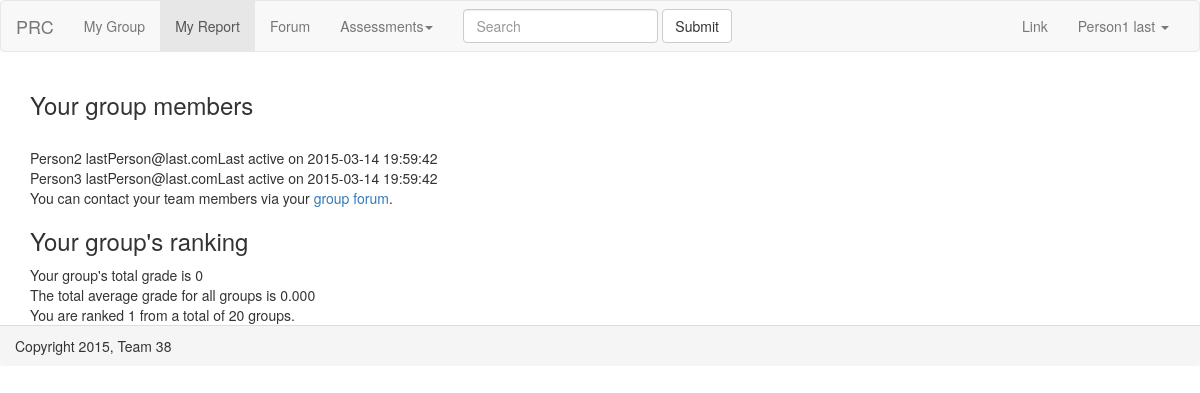
The page /peer_review_centre/views/prc_student/groups/view.php (signed in) on the database its author committed.
### tables this page shows
CREATE TABLE `students` (
`studentID` int(11) NOT NULL PRIMARY KEY AUTO_INCREMENT,
  `studentNumber` int(11) NOT NULL COMMENT 'SN on card',
  `firstName` text NOT NULL,
  `lastName` text NOT NULL,
  `email` text NOT NULL COMMENT 'is username',
  `password` varchar(255) NOT NULL,
  `lastActive` datetime NOT NULL,
  `groupID` int(11) NOT NULL
);

### peer_review_centre/models/session.php (called while the page is built, shortened)
<?php
class Session {
  private $loggedIn = false;
  public function isLoggedIn() {
    return $this->loggedIn;
  }
  private function checkLogin() {
    if(isset($_SESSION['userID'])) {
      $this->userID = $_SESSION['userID'];
      $this->loggedIn = true;
    } else {
      unset($this->userID);
      $this->loggedIn = false;
    }
  }
}
$session = new Session;
?>

### peer_review_centre/models/database.php (called while the page is built, shortened)
<?php
class MySQLDatabase {
	private $connection;
	public function openConnection() {
		$this->connection = new mysqli(DB_SERVER, DB_USER, DB_PASS, DB_NAME);
	}
	public function query($sql) {
		$result = $this->connection->query($sql);
		return $result;
	}
	public function fetchArray($result_set) {
		return mysqli_fetch_array($result_set);
	}
}
$database = new MySQLDatabase();
?>

### peer_review_centre/models/database_object.php (called while the page is built, shortened)
<?php
require_once("database.php");
abstract class DatabaseObject {
	private static function instantiate($record) {
   	$object = new static;
		foreach($record as $attribute=>$value) {
		  if ($object->hasAttribute($attribute)) {
		    $object->$attribute = $value;
		  }
		}
		return $object;
	}
	public static function findAll() {
		return static::findBySQL("SELECT * FROM ".static::$tableName."");
	}
	public static function findByID($id=0) {
		$resultArray = static::findBySQL("SELECT * FROM ".static::$tableName." WHERE ".static::$dbFields[0]."={$id} LIMIT 1");
		return !empty($resultArray) ? array_shift($resultArray) : false;
	}
	public static function findBySQL($sql="") {
		global $database;
		$resultSet = $database->query($sql);
  	$objectArray = array();
  	while ($row = $database->fetchArray($resultSet)) {
    	$objectArray[] = static::instantiate($row);
  	}
  	return $objectArray;
	}
	protected function hasAttribute($attribute) {
		$objectVars = $this->attributes();
		return array_key_exists($attribute, $objectVars);
	}
	protected function attributes() {
		$attributes = array();
		foreach (static::$dbFields as $field) {
			if(property_exists($this, $field)) {
				$attributes[$field] = $this->$field;
			}
		}
		return $attributes;
	}
}
?>

### peer_review_centre/models/group.php (called while the page is built, shortened)
<?php
require_once("database.php");
require_once("database_object.php");
class Group extends DatabaseObject {
	public static function noGroups() {
		$allGroups = static::findAll();
		return sizeof($allGroups);
	}
	public static function groupsAverageGrade() {
		$allGroups = static::findAll();
		$noGroups = sizeof($allGroups);
		if ($noGroups == 0) {
			return 0;
		} else {
			$totalAverage = 0;
			foreach ($allGroups as $group) {
				$totalAverage += $group->averageGrade;
			}
			$totalAverage = bcdiv($totalAverage, $noGroups, 3);
			return $totalAverage;
		}
	}
}
?>

### peer_review_centre/controllers/prc_student/groups.php (called while the page is built, shortened)
<?php
  require_once(SITE_ROOT.DS."includes/initialise_student.php");
  global $session;
  $studentID = $session->userID;
  $student = Student::findByID($studentID);
  $members = $student->findTeamMates();
  $totalAverage = Group::groupsAverageGrade();
  $group = Group::findByID($student->groupID);
  $groupRank = $group->ranking;
  $noGroups = Group::noGroups();
?>

### peer_review_centre/models/student.php (called while the page is built, shortened)
<?php
require_once("database.php");
require_once("database_object.php");
class Student extends DatabaseObject {
	protected static $tableName='students';
	public $studentID = "NULL";
	public $firstName;
	public $lastName;
	public $groupID;
	public function fullName() {
		return $this->firstName." ".$this->lastName;
	}
  public function findTeamMates() {
    $sql = "SELECT * FROM " .self::$tableName;
    $sql .= " WHERE groupID=".$this->groupID;
    $sql .= " AND studentID!=".$this->studentID;
    return self::findBySQL($sql);
  }
}
?>

### peer_review_centre/views/prc_student/groups/view.php (the view, shortened to what this page needs)
<?php
  require_once('../../../includes/initialise_student.php');
  require_once("../../../controllers/prc_student/groups.php");
  InitialiseStudent::checkLoggedIn();
?>
<div id="group-members">
  <h3>Your group members</h3>
  <table class="bordered">
  <?php foreach($members as $member): ?>
    <tr>
      <td>
        <?php echo $member->fullName(); ?>
      </td>
      <td>
        <?php echo $member->email; ?>
      </td>
      <td>
        <?php echo "Last active on ".$student->lastActive; ?>
      </td>
    </tr>
  <?php endforeach; ?>
  <br>
  </table>
</div>
You can contact your team members via your <a href='../forums/view.php' > group forum</a>.
<div id="ranking">
  <h3>Your group's ranking </h3>
  Your group's total grade is <?php echo $group->averageGrade; ?> <br>
  The total average grade for all groups is <?php echo $totalAverage; ?> <br>
  You are ranked <?php echo $groupRank; ?> from a total of <?php echo $noGroups; ?> groups. <br>
</div>
<?php include '../../../layouts/student_footer.php';?>

### peer_review_centre/includes/initialise_student.php (shortened to what this page needs)
<?php
  require_once(SITE_ROOT.DS."models/group.php");
  require_once(SITE_ROOT.DS."models/session.php");
  require_once(SITE_ROOT.DS."models/student.php");
  require_once(SITE_ROOT.DS."models/database.php");
  class InitialiseStudent {
    public static function checkLoggedIn(){
      global $session;
      if ($session->isLoggedIn()) {
        include SITE_ROOT.DS.'layouts/student_header.php';
      }
      else {
        $session->message("You must login first.");
        redirectTo("views/prc_student/students/login.php");
      }
    }
  }
?>

### peer_review_centre/layouts/student_header.php (shortened to what this page needs)
<!DOCTYPE html>
<html lang="en">
<head>
  <link rel="stylesheet" type="text/css" href="<?php echo WEB_ROOT; ?>includes/bootstrap/css/bootstrap.min.css">
</head>
<body>
<nav class="navbar navbar-default">
  <div class="container-fluid">
    <div class="navbar-header">
      <a class="navbar-brand" href="<?php echo WEB_ROOT; ?>views/prc_student/students/index.php">PRC</a>
    </div>
    <div class="collapse navbar-collapse" id="bs-example-navbar-collapse-1">
      <ul class="nav navbar-nav">
        <li><a href="<?php echo WEB_ROOT; ?>views/prc_student/groups/view.php">My Group </a></li>
        <li class="active"><a href="<?php echo WEB_ROOT; ?>views/prc_student/reports/view.php">My Report <span class="sr-only">(current)</span></a></li>
        <li><a href="<?php echo WEB_ROOT; ?>views/prc_student/forums/view.php">Forum</a></li>
        <li class="dropdown">
          <a href="#" class="dropdown-toggle" data-toggle="dropdown" role="button" aria-expanded="false">Assessments<span class="caret"></span></a>
        </li>
      </ul>
      <form class="navbar-form navbar-left" role="search">
        <div class="form-group">
          <input type="text" class="form-control" placeholder="Search">
        </div>
        <button type="submit" class="btn btn-default">Submit</button>
      </form>
      <ul class="nav navbar-nav navbar-right">
        <li><a href="#">Link</a></li>
        <li class="dropdown">
          <a href="#" class="dropdown-toggle" data-toggle="dropdown" role="button" aria-expanded="false">
          <?php
            $currentStudent = Student::findByID("$session->userID");
            echo $currentStudent->fullName();
          ?>
          <span class="caret"></span></a>
        </li>
      </ul>
    </div>
  </div>
</nav>
<div class="container">

### peer_review_centre/layouts/student_footer.php (shortened to what this page needs)
  </div>
  <div class="panel-footer">Copyright <?php echo date("Y", time()); ?>, Team 38</div>
</body>
</html>

### rows shown on the page
students: $currentStudent->fullName() "Person1 last", lastActive "2015-03-14 19:59:42"
students: $member->fullName() "Person2 last", email "Person@last.com"
students: $member->fullName() "Person3 last", email "Person@last.com"

### other values the page prints
$group->averageGrade "0"
$totalAverage "0.000"
$groupRank "1"
$noGroups "20"
